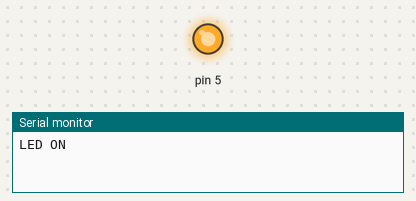
Recording of a sketch running on a simulated Arduino Uno, built with avr-gcc and run on an emulated ATmega328P. Parts: output pins drawn as LEDs (lit = HIGH), the last lines printed to the serial monitor.

Above: at 2.5 s.
At 7.5 s:
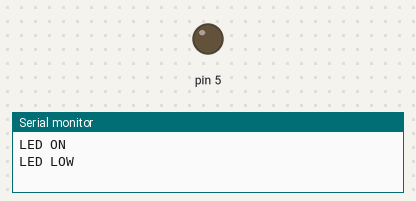
Timing chart, 0 to 13.0 s (numbered marks = the images above):
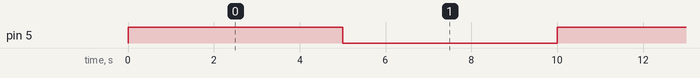

Measured:
- by itself, pin 5: alternates HIGH for 5.0 s and LOW for 5.0 s

The sketch:

rensyuuyou.ino
```cpp
void setup() {
 pinMode(5,OUTPUT);
 Serial.begin(115200);
}

void loop() {
 digitalWrite(5,HIGH);
 Serial.println("LED ON");
 delay(5000);
 digitalWrite(5,LOW);
 Serial.println("LED LOW");
 delay(5000);
}
```
